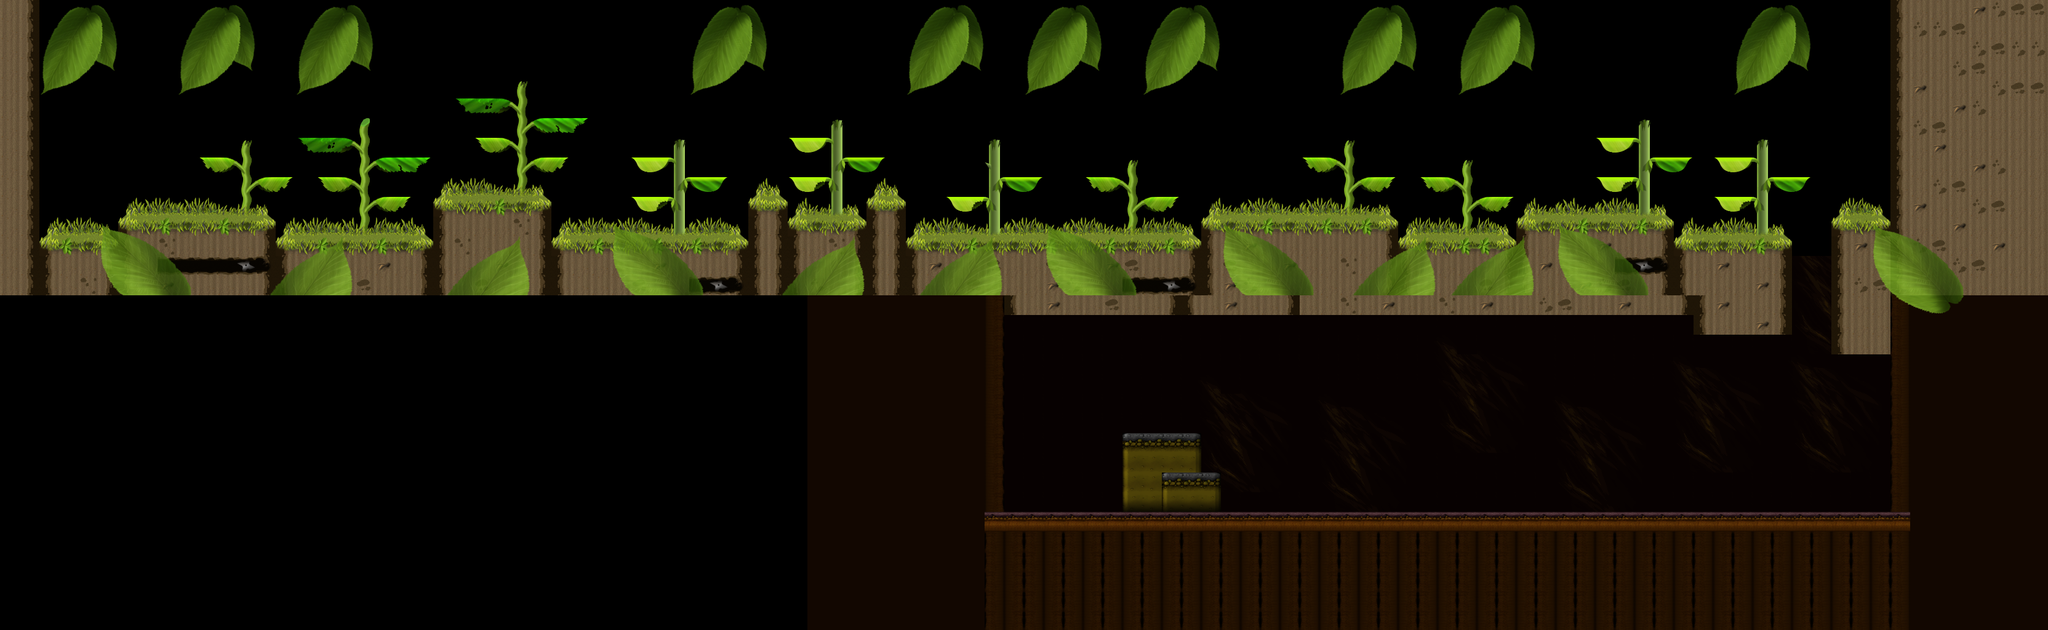

Tiled map render using the project's own tile images. Description and the map definition, with tile-layer contents summarised, below:
An orthogonal 104x32 tile map with 32x32 px tiles, 2 tile layers (Tiles, foreground) and 32 objects (6x forward, 2x *Info, 2x Energy, Start, FullEnergy).

<map version="1.0" orientation="orthogonal" width="104" height="32" tilewidth="32" tileheight="32">
 <properties>
  <property name="background" value="back_area1" />
  <property name="backgroundXO" value="back_xo_area1" />
  <property name="defaultMusic" value="normal" />
  <property name="loseEffect" value=",2" />
  <property name="music,boss" value="boss.ogg" />
  <property name="music,normal" value="level1.ogg" />
  <property name="music,win" value="win_level.ogg" />
  <property name="platforms" value="Platform" />
  <property name="player" value="Vascolet" />
  <property name="useHud" value="" />
  <property name="useSave" value="" />
  <property name="winAction" value="goto:level4" />
  <property name="winCondition,boss" value="*TopoNinja,defeated" />
  <property name="winEffect" value="win,6" />
 </properties>
 <tileset firstgid="1" source="tilesets/tileset_area1.tsx" />
 <layer name="Tiles" width="104" height="32">
  <data>[3328 cells, 3328 non-empty, 98 distinct tile ids]</data>
 </layer>
 <layer name="foreground" width="104" height="32" opacity="0.78">
  <data>[3328 cells, 3328 non-empty, 50 distinct tile ids]</data>
 </layer>
 <objectgroup color="#55aaff" name="dataExt" width="104" height="32" />
 <objectgroup color="#ffffff" name="REFERENCE" width="104" height="32" visible="0">
  <properties>
   <property name="referenceOnly" value="true" />
  </properties>
  <object x="544" y="-288" width="512" height="384" />
  <object x="-480" y="-288" width="512" height="384" />
  <object x="32" y="96" width="512" height="384" />
  <object x="-480" y="480" width="512" height="384" />
  <object x="1568" y="-288" width="512" height="384" />
  <object x="1056" y="96" width="512" height="384" />
  <object x="2592" y="-288" width="512" height="384" />
  <object x="3104" y="96" width="512" height="384" />
  <object x="3104" y="864" width="512" height="384" />
  <object x="2592" y="480" width="512" height="384" />
  <object x="32" y="864" width="512" height="384" />
  <object x="3104" y="864" width="512" height="384" />
  <object x="1056" y="864" width="512" height="384" />
  <object x="2080" y="864" width="512" height="384" />
  <object x="544" y="480" width="512" height="384" />
  <object x="1568" y="480" width="512" height="384" />
  <object x="2080" y="96" width="512" height="384" />
 </objectgroup>
 <objectgroup name="Scenes" width="104" height="32" />
 <objectgroup color="#ffaaff" name="Platforms" width="104" height="32" />
 <objectgroup color="#ff5500" name="Enemies" width="104" height="32">
  <object name="TopoNinja" type="forward" x="2176" y="704" width="32" height="32" />
  <object name="Flower" type="forward" x="736" y="288" width="32" height="32" />
  <object name="Flower" type="forward" x="1248" y="288" width="32" height="32" />
  <object name="Flower" type="forward" x="1440" y="288" width="32" height="32" />
  <object name="Flower" type="forward" x="1984" y="320" width="32" height="32" />
  <object name="Flower" type="forward" x="2496" y="320" width="32" height="32" />
 </objectgroup>
 <objectgroup color="#00ff00" name="General" width="104" height="32">
  <object name="Start" x="288" y="320" width="32" height="32" />
  <object name="*Info" x="288" y="320" width="32" height="32">
   <properties>
    <property name="info" value="tip-level3intro" />
   </properties>
  </object>
  <object name="*Info" x="2848" y="352" width="32" height="32">
   <properties>
    <property name="info" value="tip-level3battle" />
   </properties>
  </object>
 </objectgroup>
 <objectgroup color="#ffff00" name="Items" width="104" height="32">
  <object name="FullEnergy" x="3008" y="320" width="32" height="32" />
  <object name="Energy" x="2304" y="256" width="32" height="32" />
  <object name="Energy" x="1504" y="352" width="32" height="32" />
 </objectgroup>
 <objectgroup color="#0000ff" name="Camera" width="104" height="32">
  <object x="0" y="480" width="3168" />
  <object x="3136" y="480" height="544" />
  <object x="1568" y="480" height="544" />
 </objectgroup>
</map>
